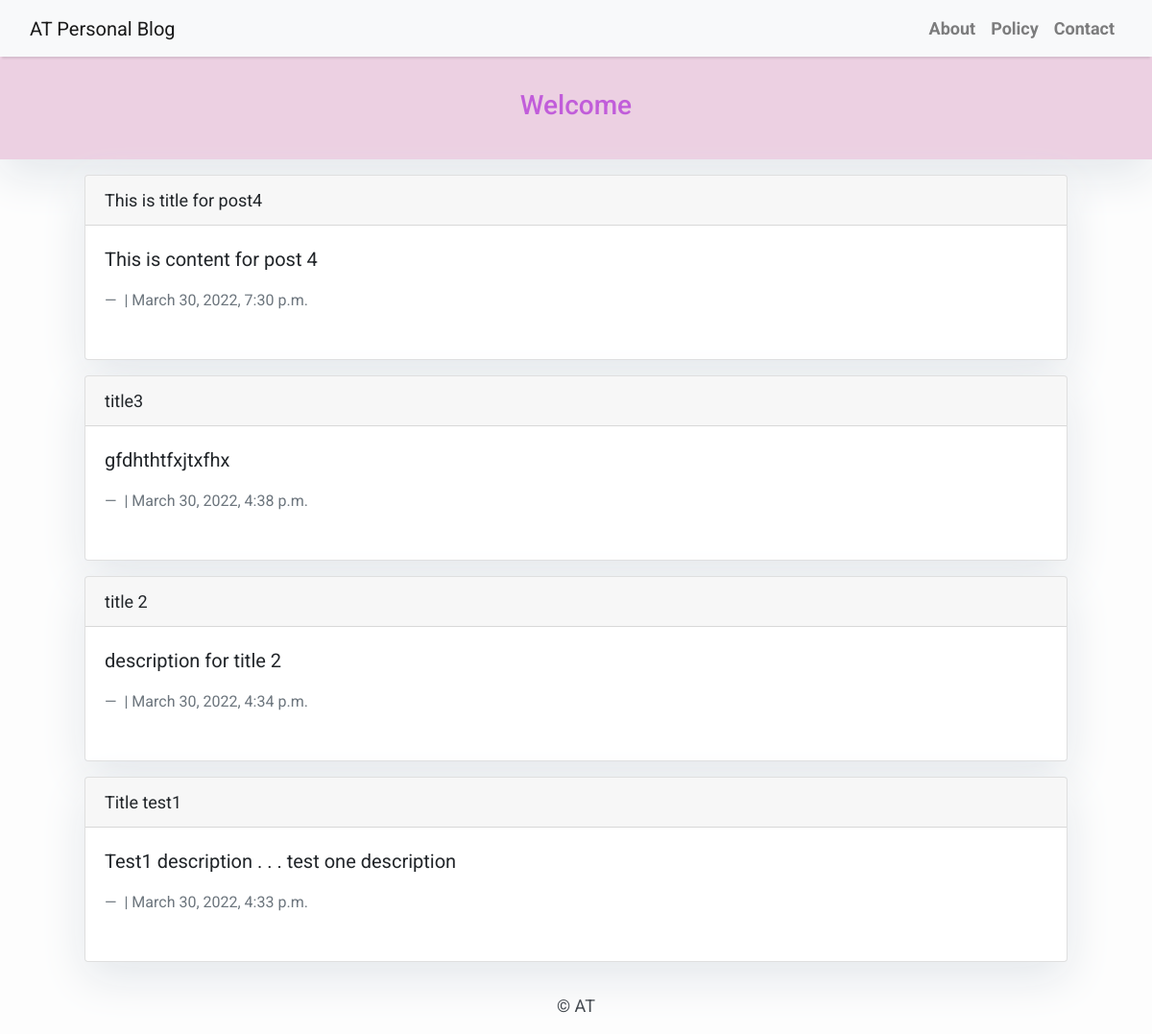
The page / on the database its author committed.
### blog/models.py (models this page shows, shortened)
class Post(models.Model):
    title =models.CharField(max_length=120)
    description =models.TextField()
    slug =models.SlugField(max_length=120)
    auther =models.ForeignKey(User, on_delete=models.CASCADE, related_name="blog_posts")
    time_created =models.DateTimeField(auto_now_add=True)
    time_updated =models.DateTimeField(auto_now=True)
    status =models.IntegerField(choices=status)
    class Ordering_Posts:
        order = ["-time_created"]

### blog/views.py (the view)
# urls.py: path('', views.Post_List.as_view(), name='home'),
class Post_List(generic.ListView):
    queryset = Post.objects.filter(status=1).order_by('-time_created')
    template_name = 'blog/index.html'

### blog/templates/blog/index.html (shortened to what this page needs)
<!DOCTYPE html>
<html>
    <head>
        <link rel="stylesheet" href="https://maxcdn.bootstrapcdn.com/bootstrap/4.0.0/css/bootstrap.min.css"
 />
    </head>
    <body>
        <nav class="navbar navbar-expand-lg navbar-light bg-light shadow" id="mainNav">
            <div class="container-fluid">
                <a class="navbar-brand" href="{% url 'home' %}">AT Personal Blog</a>
                <div class="collapse navbar-collapse" id="navbarResponsive">
                    <ul class="navbar-nav ml-auto">
                        <li class="nav-item text-black">
                            <a class="nav-link text-black font-weight-bold" href="">About</a>
                        </li>
                        <li class="nav-item text-black">
                            <a class="nav-link text-black font-weight-bold" href="">Policy</a>
                        </li>
                        <li class="nav-item text-black">
                            <a class="nav-link text-black font-weight-bold" href="">Contact</a>
                        </li>
                    </ul>
                </div>
            </div>
        </nav>
        {% block content %}
        <header class="masthead">
            <div class="container">
                <div class="row">
                    <div class=" col-md-8 col-md-10 mx-auto">
                        <div class="site-heading">
                        <div class="ah">
                            <h3 class=" site-heading my-4 mt-3 " > Welcome </h3> </div>
                        </div>
                    </div>
                </div>
            </div>
        </header>
    <div class="col d-flex justify-content-center">
            <div class="row">
                <div class="leftcolumn">
                    {% for post in post_list %}
                    <div class="card">
                        <div class="card-header">
                            {{ post.title }}
                        </div>
                        <div class="card-body">
                          <blockquote class="blockquote mb-0">
                            <p>{{post.description|slice:":200" }}</p>
                            <footer class="blockquote-footer">{{ post.author }} | {{ post.time_created}} </footer>
                          </blockquote>
                        </div>
                      </div>
                      {% endfor %}
            </div>
        </div>
    </div></div>
        {% endblock content %}
        <footer class="py-3 bg-grey">
            <p class="m-0 text-dark text-center "> &copy; AT</p>
        </footer>
    </body>
</html>

### blog/templates/blog/index.html (style rules this page uses)
body { font-family: "Roboto", sans-serif; font-size: 17px; background-color: #fdfdfd; }
.shadow { box-shadow: 0 4px 2px -2px rgba(0, 0, 0, 0.1); }
.masthead { background: #ecd0e2; height: auto; padding-bottom: 15px; box-shadow: 0 16px 48px #E3E7EB; padding-top: 10px; }
body { font-family: "Roboto", sans-serif; font-size: 18px; background-color: #fdfdfd; }
.card { box-shadow: 0 16px 48px #E3E7EB; margin: 0 auto; float: none; margin-bottom: 10px; height: 193px; width: 1024px; }
.container { align-items: stretch; flex-wrap: nowrap; }
.ah { text-align: center; color: #ac27d5ad; }

### rows shown on the page
Post: title "This is title for post4", description "This is content for post 4", time_created "March 30, 2022, 7:30 p.m."
Post: title "title3", description "gfdhthtfxjtxfhx", time_created "March 30, 2022, 4:38 p.m."
Post: title "title 2", description "description for title 2", time_created "March 30, 2022, 4:34 p.m."
Post: title "Title test1", description "Test1 description . . . test one description", time_created "March 30, 2022, 4:33 p.m."
